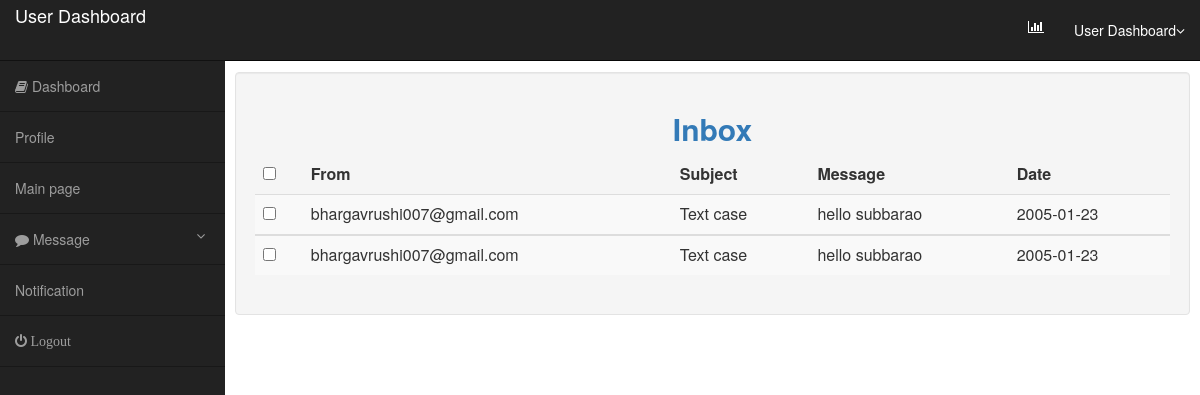
The app's page /db.php?inbox (signed in) with its own data.
### tables this page shows
CREATE TABLE `message` (
  `mid` int(11) NOT NULL,
  `from_id` int(11) DEFAULT NULL,
  `to_id` int(11) DEFAULT NULL,
  `subject` varchar(100) DEFAULT NULL,
  `message` varchar(1000) DEFAULT NULL,
  `files` varchar(100) DEFAULT NULL,
  `message_date` date DEFAULT NULL,
  `viewed` int(11) DEFAULT 0
);

CREATE TABLE `users` (
  `uid` int(11) NOT NULL,
  `uname` varchar(50) DEFAULT NULL,
  `mobile` double DEFAULT NULL,
  `email` varchar(30) DEFAULT NULL,
  `address` varchar(150) DEFAULT NULL,
  `passkey` varchar(18) DEFAULT NULL,
  `rid` int(11) DEFAULT 2,
  `is_deleted` int(11) DEFAULT 0,
  `is_verified` int(11) DEFAULT 0,
  `city` varchar(30) DEFAULT NULL,
  `state` varchar(30) DEFAULT NULL,
  `pincode` int(6) DEFAULT NULL,
  `image` varchar(30) DEFAULT NULL
);

### inbox.php (the view, shortened to what this page needs)
<?php
$id = $_SESSION['id'];
$role = $_SESSION['rid'];
if($role == 1)
{
	include 'adminheader.php';
}
else if($role == 2)
{
	include 'userheader.php';
}
?>
<h2 class = 'text-center text-primary' style = 'font-weight:bold'>Inbox</h2>
<div class = "table-responsive-lg">
	<table class = "table table-striped">
		<thead>
			<tr>
				<td><b><input type = "checkbox"/></b></td>
				<td><b>From</b></td>
				<td><b>Subject</b></td>
				<td><b>Message</b></td>
				<td><b>Date</b></td>
			</tr>
		</thead>
		<?php
		$s = "select * from message inner join users on(users.uid = message.from_id) where to_id = '$id' order by message_date desc";
		$r = mysqli_query($con,$s);
		foreach($r as $val)
		{
			$from = $val['email'];
			$sub = $val['subject'];
			$message = $val['message'];
			$m = substr($message,0,50);
			$d = $val['message_date'];
		?>
		<tbody>
			<tr>
				<td><input type = "checkbox"/></td>
				<td><?php echo $from;?></td>
				<td><?php echo $sub;?></td>
				<td><?php echo $m;?></td>
				<td><?php echo $d;?></td>
			</tr>
		</tbody>
		<?php
		}
		?>
	</table>
</div>

### css/style_.css (style rules this page uses)
@media (min-width:768px) { body { margin-top: 50px; } }

### records on screen
message: from.email "bhargavrushi007@gmail.com", subject "Text case", message "hello subbarao", message_date "2005-01-23"
message: from.email "bhargavrushi007@gmail.com", subject "Text case", message "hello subbarao", message_date "2005-01-23"
